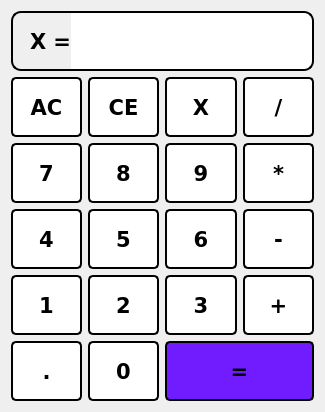
  <widget class="QWidget" name="gridLayoutWidget">
   <property name="geometry">
    <rect>
     <x>410</x>
     <y>210</y>
     <width>325</width>
     <height>394</height>
    </rect>
   </property>
   <layout class="QGridLayout" name="gridNum">
    <item row="4" column="1">
     <widget class="QPushButton" name="two">
      <property name="minimumSize">
       <size>
        <width>60</width>
        <height>60</height>
       </size>
      </property>
      <property name="font">
       <font>
        <family>Verdana</family>
        <pointsize>16</pointsize>
        <bold>true</bold>
       </font>
      </property>
      <property name="cursor">
       <cursorShape>PointingHandCursor</cursorShape>
      </property>
      <property name="styleSheet">
       <string notr="true">QPushButton {
	background-color: white;
	border: 2px solid black;
	border-radius: 5px;
}

QPushButton:hover {
	background-color: rgb(237, 238, 240);
}</string>
      </property>
      <property name="text">
       <string>2</string>
      </property>
     </widget>
    </item>
    <item row="2" column="1">
     <widget class="QPushButton" name="eight">
      <property name="minimumSize">
       <size>
        <width>60</width>
        <height>60</height>
       </size>
      </property>
      <property name="font">
       <font>
        <family>Verdana</family>
        <pointsize>16</pointsize>
        <bold>true</bold>
       </font>
      </property>
      <property name="cursor">
       <cursorShape>PointingHandCursor</cursorShape>
      </property>
      <property name="styleSheet">
       <string notr="true">QPushButton {
	background-color: white;
	border: 2px solid black;
	border-radius: 5px;
}

QPushButton:hover {
	background-color: rgb(237, 238, 240);
}
</string>
      </property>
      <property name="text">
       <string>8</string>
      </property>
     </widget>
    </item>
    <item row="3" column="0">
     <widget class="QPushButton" name="four">
      <property name="minimumSize">
       <size>
        <width>60</width>
        <height>60</height>
       </size>
      </property>
      <property name="font">
       <font>
        <family>Verdana</family>
        <pointsize>16</pointsize>
        <bold>true</bold>
       </font>
      </property>
      <property name="cursor">
       <cursorShape>PointingHandCursor</cursorShape>
      </property>
      <property name="styleSheet">
       <string notr="true">QPushButton {
	background-color: white;
	border: 2px solid black;
	border-radius: 5px;
}

QPushButton:hover {
	background-color: rgb(237, 238, 240);
}</string>
      </property>
      <property name="text">
       <string>4</string>
      </property>
     </widget>
    </item>
    <item row="2" column="3">
     <widget class="QPushButton" name="multiply">
      <property name="minimumSize">
       <size>
        <width>60</width>
        <height>60</height>
       </size>
      </property>
      <property name="font">
       <font>
        <family>Verdana</family>
        <pointsize>16</pointsize>
        <bold>true</bold>
       </font>
      </property>
      <property name="cursor">
       <cursorShape>PointingHandCursor</cursorShape>
      </property>
      <property name="styleSheet">
       <string notr="true">QPushButton {
	background-color: white;
	border: 2px solid black;
	border-radius: 5px;
}

QPushButton:hover {
	background-color: rgb(237, 238, 240);
}
</string>
      </property>
      <property name="text">
       <string>*</string>
      </property>
     </widget>
    </item>
    <item row="1" column="2">
     <widget class="QPushButton" name="X">
      <property name="minimumSize">
       <size>
        <width>60</width>
        <height>60</height>
       </size>
      </property>
      <property name="font">
       <font>
        <family>Verdana</family>
        <pointsize>16</pointsize>
        <bold>true</bold>
       </font>
      </property>
      <property name="cursor">
       <cursorShape>PointingHandCursor</cursorShape>
      </property>
      <property name="styleSheet">
       <string notr="true">QPushButton {
	background-color: white;
	border: 2px solid black;
	border-radius: 5px;
}

QPushButton:hover {
	background-color: rgb(237, 238, 240);
}
</string>
      </property>
      <property name="text">
       <string>X</string>
      </property>
     </widget>
    </item>
    <item row="5" column="0">
     <widget class="QPushButton" name="dot">
      <property name="minimumSize">
       <size>
        <width>60</width>
        <height>60</height>
       </size>
      </property>
      <property name="font">
       <font>
        <family>Verdana</family>
        <pointsize>16</pointsize>
        <bold>true</bold>
       </font>
      </property>
      <property name="cursor">
       <cursorShape>PointingHandCursor</cursorShape>
      </property>
      <property name="styleSheet">
       <string notr="true">QPushButton {
	background-color: white;
	border: 2px solid black;
	border-radius: 5px;
}

QPushButton:hover {
	background-color: rgb(237, 238, 240);
}</string>
      </property>
      <property name="text">
       <string>.</string>
      </property>
     </widget>
    </item>
    <item row="5" column="1">
     <widget class="QPushButton" name="zero">
      <property name="minimumSize">
       <size>
        <width>60</width>
        <height>60</height>
       </size>
      </property>
      <property name="font">
       <font>
        <family>Verdana</family>
        <pointsize>16</pointsize>
        <bold>true</bold>
       </font>
      </property>
      <property name="cursor">
       <cursorShape>PointingHandCursor</cursorShape>
      </property>
      <property name="styleSheet">
       <string notr="true">QPushButton {
	background-color: white;
	border: 2px solid black;
	border-radius: 5px;
}

QPushButton:hover {
	background-color: rgb(237, 238, 240);
}</string>
      </property>
      <property name="text">
       <string>0</string>
      </property>
     </widget>
    </item>
    <item row="2" column="2">
     <widget class="QPushButton" name="nine">
      <property name="minimumSize">
       <size>
        <width>60</width>
        <height>60</height>
       </size>
      </property>
      <property name="font">
       <font>
        <family>Verdana</family>
        <pointsize>16</pointsize>
        <bold>true</bold>
       </font>
      </property>
      <property name="cursor">
       <cursorShape>PointingHandCursor</cursorShape>
      </property>
      <property name="styleSheet">
       <string notr="true">QPushButton {
	background-color: white;
	border: 2px solid black;
	border-radius: 5px;
}

QPushButton:hover {
	background-color: rgb(237, 238, 240);
}
</string>
      </property>
      <property name="text">
       <string>9</string>
      </property>
     </widget>
    </item>
    <item row="1" column="0">
     <widget class="QPushButton" name="AC">
      <property name="minimumSize">
       <size>
        <width>60</width>
        <height>60</height>
       </size>
      </property>
      <property name="font">
       <font>
        <family>Verdana</family>
        <pointsize>16</pointsize>
        <bold>true</bold>
       </font>
      </property>
      <property name="cursor">
       <cursorShape>PointingHandCursor</cursorShape>
      </property>
      <property name="styleSheet">
       <string notr="true">QPushButton {
	background-color: white;
	border: 2px solid black;
	border-radius: 5px;
}

QPushButton:hover {
	background-color: rgb(237, 238, 240);
}
</string>
      </property>
      <property name="text">
       <string>AC</string>
      </property>
     </widget>
    </item>
    <item row="3" column="2">
     <widget class="QPushButton" name="six">
      <property name="minimumSize">
       <size>
        <width>60</width>
        <height>60</height>
       </size>
      </property>
      <property name="font">
       <font>
        <family>Verdana</family>
        <pointsize>16</pointsize>
        <bold>true</bold>
       </font>
      </property>
      <property name="cursor">
       <cursorShape>PointingHandCursor</cursorShape>
      </property>
      <property name="styleSheet">
       <string notr="true">QPushButton {
	background-color: white;
	border: 2px solid black;
	border-radius: 5px;
}

QPushButton:hover {
	background-color: rgb(237, 238, 240);
}</string>
      </property>
      <property name="text">
       <string>6</string>
      </property>
     </widget>
    </item>
    <item row="4" column="2">
     <widget class="QPushButton" name="three">
      <property name="minimumSize">
       <size>
        <width>60</width>
        <height>60</height>
       </size>
      </property>
      <property name="font">
       <font>
        <family>Verdana</family>
        <pointsize>16</pointsize>
        <bold>true</bold>
       </font>
      </property>
      <property name="cursor">
       <cursorShape>PointingHandCursor</cursorShape>
      </property>
      <property name="styleSheet">
       <string notr="true">QPushButton {
	background-color: white;
	border: 2px solid black;
	border-radius: 5px;
}

QPushButton:hover {
	background-color: rgb(237, 238, 240);
}</string>
      </property>
      <property name="text">
       <string>3</string>
      </property>
     </widget>
    </item>
    <item row="1" column="1">
     <widget class="QPushButton" name="CE">
      <property name="minimumSize">
       <size>
        <width>60</width>
        <height>60</height>
       </size>
      </property>
      <property name="font">
       <font>
        <family>Verdana</family>
        <pointsize>16</pointsize>
        <bold>true</bold>
       </font>
      </property>
      <property name="cursor">
       <cursorShape>PointingHandCursor</cursorShape>
      </property>
      <property name="styleSheet">
       <string notr="true">QPushButton {
	background-color: white;
	border: 2px solid black;
	border-radius: 5px;
}

QPushButton:hover {
	background-color: rgb(237, 238, 240);
}

</string>
      </property>
      <property name="text">
       <string>CE</string>
      </property>
     </widget>
    </item>
    <item row="5" column="2" colspan="2">
     <widget class="QPushButton" name="equals">
      <property name="minimumSize">
       <size>
        <width>120</width>
        <height>60</height>
       </size>
      </property>
      <property name="font">
       <font>
        <family>Verdana</family>
        <pointsize>16</pointsize>
        <bold>true</bold>
       </font>
      </property>
      <property name="cursor">
       <cursorShape>PointingHandCursor</cursorShape>
      </property>
      <property name="styleSheet">
       <string notr="true">QPushButton {
	background-color: rgb(113, 28, 255);
	border: 2px solid black;
	border-radius: 5px;
}

QPushButton:hover {
	background-color: #cfb3ff;
}</string>
      </property>
      <property name="text">
       <string>=</string>
      </property>
     </widget>
    </item>
    <item row="3" column="1">
     <widget class="QPushButton" name="five">
      <property name="minimumSize">
       <size>
        <width>60</width>
        <height>60</height>
       </size>
      </property>
      <property name="font">
       <font>
        <family>Verdana</family>
        <pointsize>16</pointsize>
        <bold>true</bold>
       </font>
      </property>
      <property name="cursor">
       <cursorShape>PointingHandCursor</cursorShape>
      </property>
      <property name="styleSheet">
       <string notr="true">QPushButton {
	background-color: white;
	border: 2px solid black;
	border-radius: 5px;
}

QPushButton:hover {
	background-color: rgb(237, 238, 240);
}</string>
      </property>
      <property name="text">
       <string>5</string>
      </property>
     </widget>
    </item>
    <item row="4" column="0">
     <widget class="QPushButton" name="one">
      <property name="minimumSize">
       <size>
        <width>60</width>
        <height>60</height>
       </size>
      </property>
      <property name="font">
       <font>
        <family>Verdana</family>
        <pointsize>16</pointsize>
        <bold>true</bold>
       </font>
      </property>
      <property name="cursor">
       <cursorShape>PointingHandCursor</cursorShape>
      </property>
      <property name="styleSheet">
       <string notr="true">QPushButton {
	background-color: white;
	border: 2px solid black;
	border-radius: 5px;
}

QPushButton:hover {
	background-color: rgb(237, 238, 240);
}</string>
      </property>
      <property name="text">
       <string>1</string>
      </property>
     </widget>
    </item>
    <item row="3" column="3">
     <widget class="QPushButton" name="minus">
      <property name="minimumSize">
       <size>
        <width>60</width>
        <height>60</height>
       </size>
      </property>
      <property name="font">
       <font>
        <family>Verdana</family>
        <pointsize>16</pointsize>
        <bold>true</bold>
       </font>
      </property>
      <property name="cursor">
       <cursorShape>PointingHandCursor</cursorShape>
      </property>
      <property name="styleSheet">
       <string notr="true">QPushButton {
	background-color: white;
	border: 2px solid black;
	border-radius: 5px;
}

QPushButton:hover {
	background-color: rgb(237, 238, 240);
}</string>
      </property>
      <property name="text">
       <string>-</string>
      </property>
     </widget>
    </item>
    <item row="1" column="3">
     <widget class="QPushButton" name="divide">
      <property name="minimumSize">
       <size>
        <width>60</width>
        <height>60</height>
       </size>
      </property>
      <property name="maximumSize">
       <size>
        <width>80</width>
        <height>80</height>
       </size>
      </property>
      <property name="font">
       <font>
        <family>Verdana</family>
        <pointsize>16</pointsize>
        <bold>true</bold>
       </font>
      </property>
      <property name="cursor">
       <cursorShape>PointingHandCursor</cursorShape>
      </property>
      <property name="styleSheet">
       <string notr="true">QPushButton {
	background-color: white;
	border: 2px solid black;
	border-radius: 5px;
}

QPushButton:hover {
	background-color: rgb(237, 238, 240);
}
</string>
      </property>
      <property name="text">
       <string>/</string>
      </property>
     </widget>
    </item>
    <item row="2" column="0">
     <widget class="QPushButton" name="seven">
      <property name="minimumSize">
       <size>
        <width>60</width>
        <height>60</height>
       </size>
      </property>
      <property name="font">
       <font>
        <family>Verdana</family>
        <pointsize>16</pointsize>
        <bold>true</bold>
       </font>
      </property>
      <property name="cursor">
       <cursorShape>PointingHandCursor</cursorShape>
      </property>
      <property name="styleSheet">
       <string notr="true">QPushButton {
	background-color: white;
	border: 2px solid black;
	border-radius: 5px;
}

QPushButton:hover {
	background-color: rgb(237, 238, 240);
}
</string>
      </property>
      <property name="text">
       <string>7</string>
      </property>
     </widget>
    </item>
    <item row="4" column="3">
     <widget class="QPushButton" name="plus">
      <property name="minimumSize">
       <size>
        <width>60</width>
        <height>60</height>
       </size>
      </property>
      <property name="font">
       <font>
        <family>Verdana</family>
        <pointsize>16</pointsize>
        <bold>true</bold>
       </font>
      </property>
      <property name="cursor">
       <cursorShape>PointingHandCursor</cursorShape>
      </property>
      <property name="styleSheet">
       <string notr="true">QPushButton {
	background-color: white;
	border: 2px solid black;
	border-radius: 5px;
}

QPushButton:hover {
	background-color: rgb(237, 238, 240);
}</string>
      </property>
      <property name="text">
       <string>+</string>
      </property>
     </widget>
    </item>
    <item row="0" column="0" colspan="4">
     <layout class="QHBoxLayout" name="horizontalLayout">
      <property name="spacing">
       <number>0</number>
      </property>
      <item>
       <widget class="QLabel" name="label">
        <property name="minimumSize">
         <size>
          <width>60</width>
          <height>0</height>
         </size>
        </property>
        <property name="maximumSize">
         <size>
          <width>60</width>
          <height>16777215</height>
         </size>
        </property>
        <property name="font">
         <font>
          <family>Verdana</family>
          <pointsize>16</pointsize>
          <bold>true</bold>
         </font>
        </property>
        <property name="styleSheet">
         <string notr="true">border: 2px solid black;
border-right: none;
border-top-left-radius: 10%;
border-bottom-left-radius: 10%;
padding-left: 10px;</string>
        </property>
        <property name="text">
         <string>Х =</string>
        </property>
       </widget>
      </item>
      <item>
       <widget class="QLineEdit" name="xValue">
        <property name="minimumSize">
         <size>
          <width>0</width>
          <height>60</height>
         </size>
        </property>
        <property name="font">
         <font>
          <family>Verdana</family>
          <pointsize>16</pointsize>
          <bold>true</bold>
         </font>
        </property>
        <property name="styleSheet">
         <string notr="true">border: 2px solid black;
border-left: none;
padding: 0 15px;
border-top-right-radius: 10%;
border-bottom-right-radius: 10%;</string>
        </property>
        <property name="text">
         <string/>
        </property>
       </widget>
      </item>
     </layout>
    </item>
   </layout>
  </widget>
